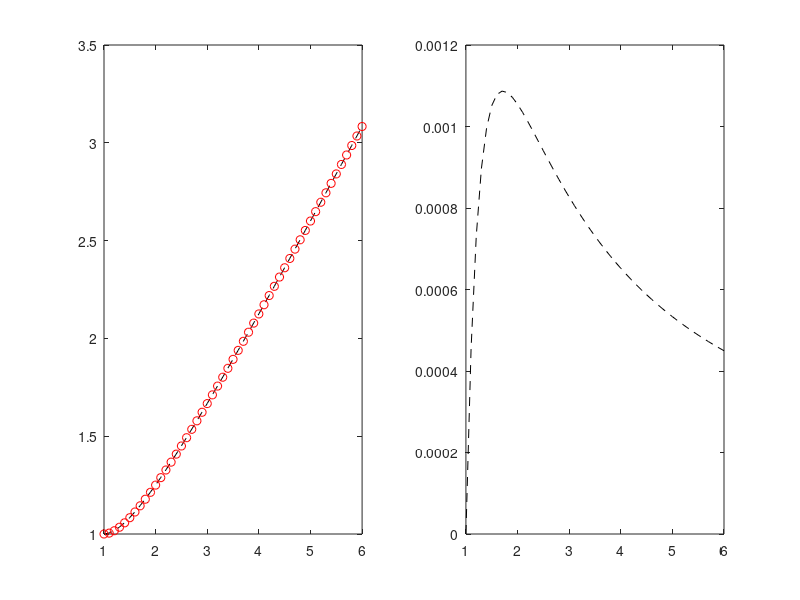

The MATLAB source for this figure:
clc
clear all

f=@(x,y) 1-y./x; fx=@(x,y) y./x.^2; fy=@(x,y) -1./x;
ex=@(x) x./2+1./(2*x);

a=1; b=6; n=50; h=(b-a)/n; x=a:h:b; x=x';
u=zeros(length(x),1); u(1)=1;

for i=1:length(x)-1
    %Euler's
    %u(i+1)=u(i)+h*f(x(i),u(i)); 
    
    %Taylors method of order 2
    u(i+1)=u(i)+h*f(x(i),u(i))+(h^2/2)*(fx(x(i),u(i))+fy(x(i),u(i))*f(x(i),u(i))); % Eulers
    
    %Rk2
%     k1=h*f(x(i),u(i)); 
%     k2=h*f(x(i)+h,u(i)+k1);
%     u(i+1)=u(i)+0.5*(k1+k2);

% %Rk4
%     k1=h*f(x(i),u(i)); 
%     k2=h*f(x(i)+h/2,u(i)+k1/2);
%     k3=h*f(x(i)+h/2,u(i)+k2/2);
%     k4=h*f(x(i)+h,u(i)+k3);
%     u(i+1)=u(i)+(k1+2*k2+2*k3+k4)/6;

end
subplot(1,2,1)
plot(x,u,'k--');
hold on;
plot(x,ex(x),'ro');
hold off;

subplot(1,2,2)
plot(x,abs(u-ex(x)),'k--');

